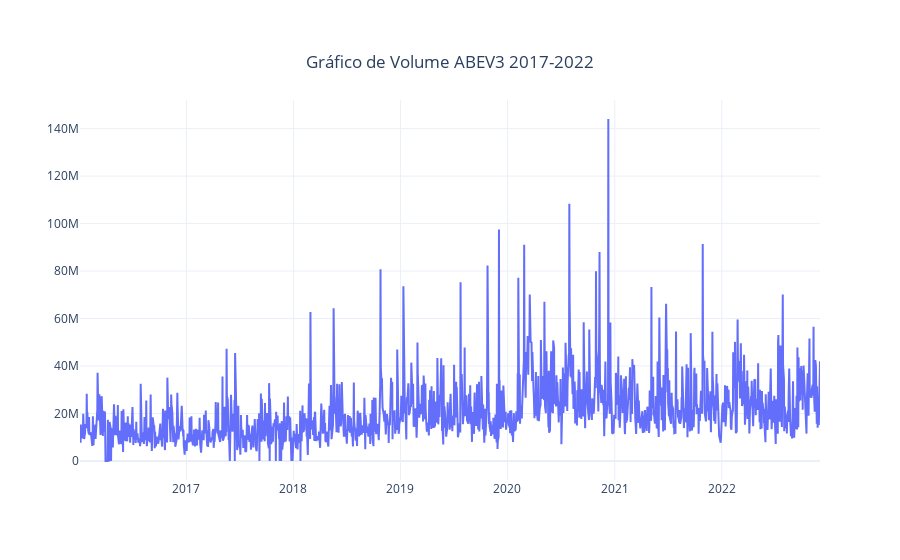

The code cell stored with this chart in its notebook:
### Code cell
ABEV3_Volume = go.Figure(data=[go.Scatter(x=ABEV3.index, y=ABEV3['Volume'], name= 'Volume')])

ABEV3_Volume.update_layout(
title = {
    'text': 'Gráfico de Volume ABEV3 2017-2022',
    'y':0.90,
    'x':0.5,
    'xanchor': 'center',
    'yanchor': 'top'} , 
template="plotly_white")

ABEV3_Volume.show()

### Figure 1 — Plotly figure (JSON) as saved in the notebook; plotly's stock layout.template omitted (floating-point values rounded to 4 significant figures; data arrays with more than 128 entries replaced by an {"elided": "..."} marker saying what was removed)
{"data": [{"name": "Volume", "type": "scatter", "x": {"elided": "1723 str values"}, "y": {"elided": "1723 int values"}}], "layout": {"title": {"text": "Gráfico de Volume ABEV3 2017-2022", "x": 0.5, "xanchor": "center", "y": 0.9, "yanchor": "top"}}}
